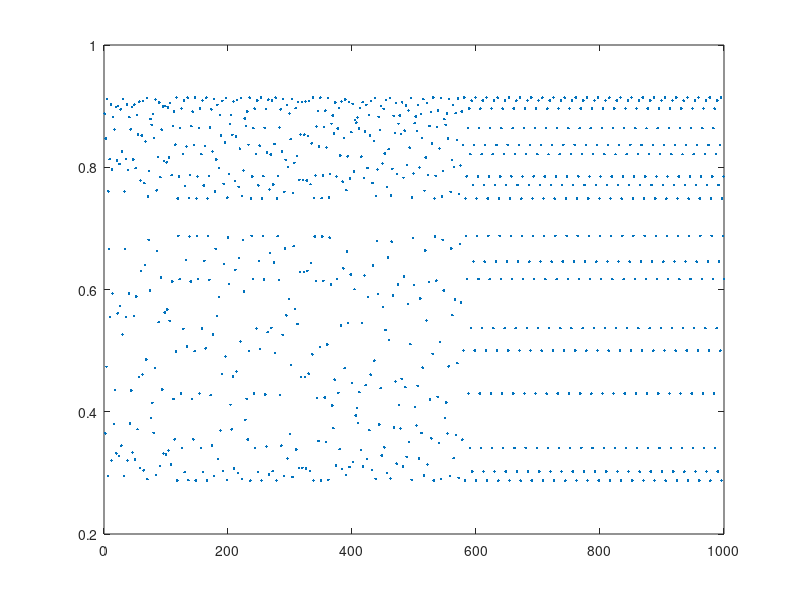

Reproduce this figure in MATLAB.
x = 0.8;
func = @(x) 3.656*x*(1 - x);
f = func(x);
n = 1000;

%while round((g - x)*1000) ~= 0
%    x = g;
%    g = f(x);
%end

for i = 1:n
    x = f;
    f = func(x);
    h(i) = f;
    %h(i) = abs(f);
end

disp(x);
figure;
%semilogy(h);
plot(h,'.')
set(gca, 'Xlim', [0 n])
%set(gca, 'Ylim', [-0.1 0.1])
%disp(x);